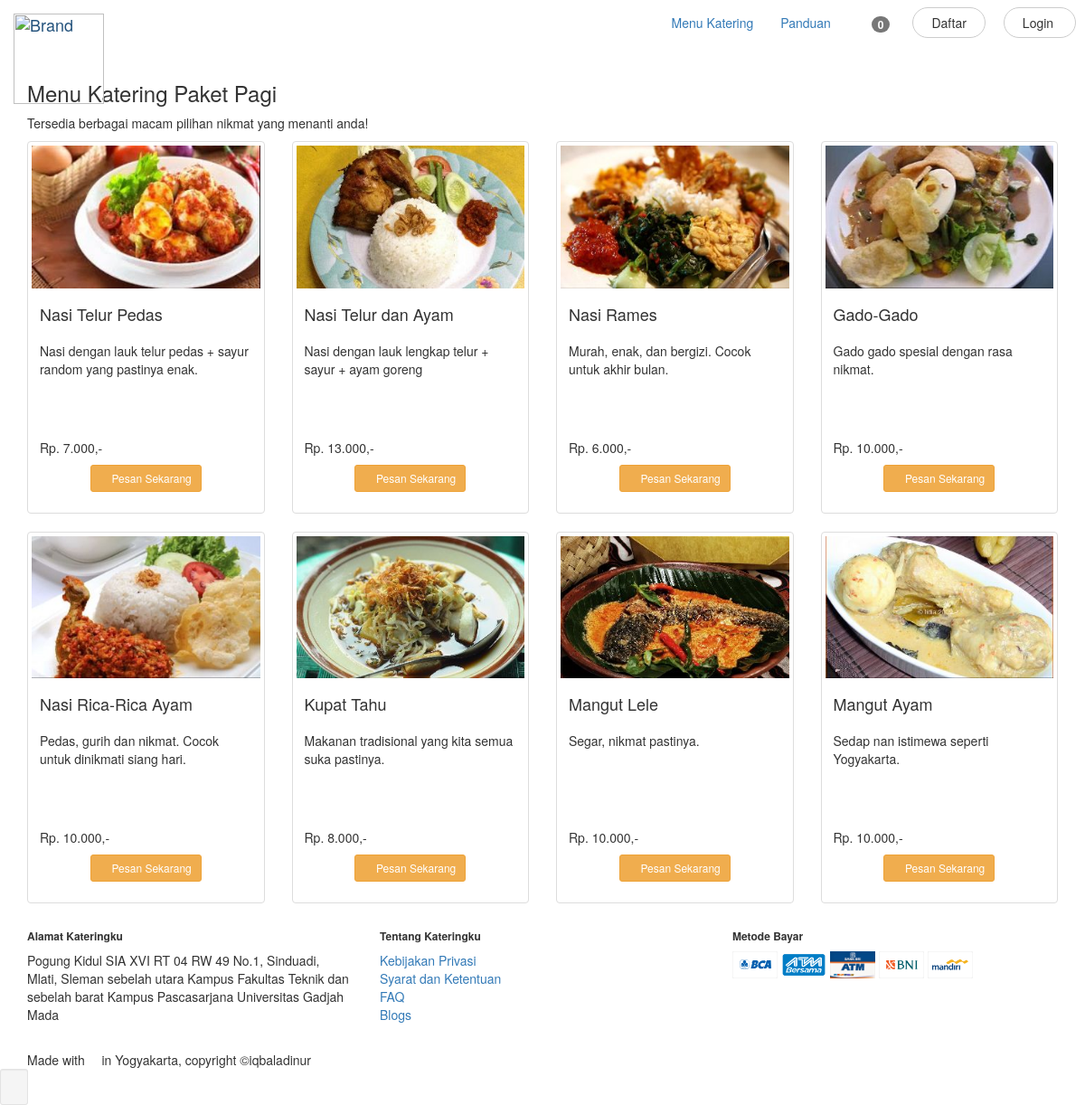
The page /paket-pagi.html on the database its author committed.
### tables this page shows
CREATE TABLE `menu` (
  `kd_menu` int(11) NOT NULL,
  `nama` varchar(50) NOT NULL,
  `keterangan` text NOT NULL,
  `harga` int(12) NOT NULL,
  `pic` text NOT NULL
);

### application/controllers/user_cons/User.php (called while the page is built, shortened)
<?php
class User extends CI_Controller {
	public function __construct(){
			$this->load->model('data');
	}
	private function load_menu($data=array()){
		$this->load->view('user_vw/meta');
		$this->load->view('user_vw/js');
		$kirim['itemcart']=$this->cart->total_items();
		$this->load->view('user_vw/navbar',$kirim);
		$this->load->view('user_vw/paketmenu',$data);
		$this->load->view('user_vw/footer');
	}
	public function paket_menu($paket){
		switch ($paket) {
			case 'pagi':
				$data['menu'] =$this->data->get_menu_pagi();
				$data['jenis']="Paket Pagi";
				$this->load_menu($data);
				break;
		}
	}
}

### index.php (called while the page is built, shortened)
<?php
require_once BASEPATH.'core/CodeIgniter.php';

### application/models/Data.php (called while the page is built, shortened)
<?php
class Data extends CI_Model{
	function get_menu_pagi(){
		return $this->db->query("SELECT m.* FROM menu m JOIN (SELECT kd_menu FROM menu WHERE RAND() < (SELECT ((8 / COUNT(*)) * 10) FROM menu) ORDER BY RAND()
						  LIMIT 8) AS z ON z.kd_menu = m.kd_menu")->result();
	}
}

### application/views/user_vw/paketmenu.php (the view, shortened to what this page needs)
<!DOCTYPE html>
<html lang="en">
<head>
</head>
<body style="padding-top:70px">
	<div class="container">
		<div class="pull-left">
			<h3>Menu Katering <?php echo $jenis;?></h3>
			<p>Tersedia berbagai macam pilihan nikmat yang menanti anda!</p>
		</div>
	</div>
	<div class="container">
		<div id="menulist" class="row">
		  	<?php foreach ($menu as $menu): ?>
				  <div class="menu col-xs-6 col-sm-3">
				    <div class="thumbnail">
				      <img class="img-responsive" src="<?php echo $menu->pic;?>" alt="test">
				      <div class="caption">
				        <h4 style="height:30px"><?php echo $menu->nama;?></h4>
				        <p class="ket" style="height:100px"><?php echo $menu->keterangan;?></p>
				        <h5>Rp. <?php echo number_format($menu->harga, 0, '','.').',-';?></h5>
				        <p class="text-center">
				        	<a href="<?php echo 'tambah-cart?id='.$menu->kd_menu.'&nm='.$menu->nama.'&hrg='.$menu->harga;?>" class="btn btn-warning btn-sm btn-style">
				        		<span class="glyphicon glyphicon-shopping-cart"></span> Pesan Sekarang
				        	</a>
				        </p>
				      </div>
				    </div>
				  </div>
			<?php endforeach;?>
		</div>
	</div>
</body>
</html>

### rows shown on the page
menu: pic (picture), nama "Nasi Telur Pedas", keterangan "Nasi dengan lauk telur pedas + sayur random yang pastinya enak.", harga "7.000"
menu: pic (picture), nama "Nasi Telur dan Ayam", keterangan "Nasi dengan lauk lengkap telur + sayur + ayam goreng", harga "13.000"
menu: pic (picture), nama "Nasi Rames", keterangan "Murah, enak, dan bergizi. Cocok untuk akhir bulan.", harga "6.000"
menu: pic (picture), nama "Gado-Gado", keterangan "Gado gado spesial dengan rasa nikmat.", harga "10.000"
menu: pic (picture), nama "Nasi Rica-Rica Ayam", keterangan "Pedas, gurih dan nikmat. Cocok untuk dinikmati siang hari.", harga "10.000"
menu: pic (picture), nama "Kupat Tahu", keterangan "Makanan tradisional yang kita semua suka pastinya.", harga "8.000"
menu: pic (picture), nama "Mangut Lele", keterangan "Segar, nikmat pastinya.", harga "10.000"
menu: pic (picture), nama "Mangut Ayam", keterangan "Sedap nan istimewa seperti Yogyakarta.", harga "10.000"

### other values the page prints
$itemcart "0"
$jenis "Paket Pagi"
